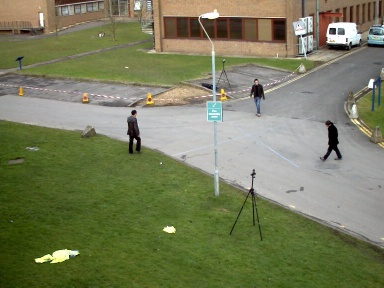
#> input picture imgs/0001.jpg, 384 x 288 px; its folder holds only this picture in this run
$ python task1.py
#> lines starting #> are read from the running program, lines starting #| are printed output that depends on the picture; after the words box and inside, x2 and y2 are one past the last pixel; in counts of white or black regions, pixels touching at a corner belong together
#> further down, img is the input picture: shape (288, 384, 3); mean B, G, R 92.7, 125.4, 120.7
import sys
import os
import numpy as np
import matplotlib.pyplot as plt
import cv2
from scipy.stats import multivariate_normal

'''
BG_pivot is the same shape as the input image but with single channel, all pixels have value 1.
'''

class MOG():
    def __init__(self,height=None, width=None, number_of_gaussians=None, background_thresh=None, lr=None):
#> called with height = 288, width = 384, number_of_gaussians = 3, background_thresh = 0.5, lr = 0.01
        self.number_of_gaussians = number_of_gaussians
        self.background_thresh = background_thresh
        self.dist_thresh = 20
        self.lr = lr
        self.height = height
        self.width = width
        self.mus = np.zeros((self.height,self.width, self.number_of_gaussians,3)) # assuming using color frames
        self.sigmaSQs = np.zeros((self.height, self.width, self.number_of_gaussians)) ## all color channels share the same sigma and covariance matrices are diagnalized
        self.omegas = np.zeros((self.height, self.width, self.number_of_gaussians))
        for i in range(self.height):
            for j in range(self.width):
                self.mus[i,j]=np.array([[122, 122, 122]]*self.number_of_gaussians) ##assuming a [0,255] color channel
                self.sigmaSQs[i,j]=[36.0] * self.number_of_gaussians
                self.omegas[i,j]=[1.0 / self.number_of_gaussians] * self.number_of_gaussians

    def updateParam(self, img, BG_pivot): #finish this function
        # Convert inputs to float for calculation
        frame = img.astype(np.float32)
        height, width, _ = frame.shape
#> height = 288; width = 384
        K = self.number_of_gaussians
        alpha = self.lr
        # learning rate

        # Calculate Squared Euclidean Distances
        # Broadcast frame (H,W,1,3) against means (H,W,K,3)
        diff = frame[:, :, np.newaxis, :] - self.mus
        dist_sq = np.sum(diff**2, axis=3) # Result shape: (H, W, K)

        # Check for Matches
        # Condition: distance < 2.5 * sigma => dist^2 < 6.25 * sigma^2
        matches = dist_sq < (6.25 * self.sigmaSQs)
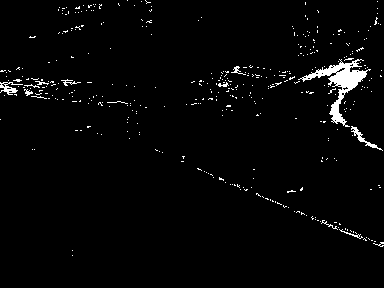
#> matches: shape (288, 384, 3) bool; 2.4% white; 389 white regions (376 under 20 px), largest, box (x1, y1, x2, y2) and area: (298, 59, 371, 127) 1162, (351, 126, 383, 151) 140, (0, 82, 23, 95) 123
        # Thresholding step. It creates a True/False map for the entire image

        # Find the index of the *first* matching Gaussian for each pixel
        # argmax returns the first True index. If all False, it returns 0 (handled by has_match)
        match_idx = np.argmax(matches, axis=2)
#> match_idx: shape (288, 384) int64; every value is 0
        # Tells which index was the match
        has_match = np.any(matches, axis=2)
        # It returns True if at least one Gaussian matched, and False only if none of them matched

        # Update Weights (Omegas)
        # Decay all weights: w = (1-alpha)*w
        self.omegas = (1 - alpha) * self.omegas
        # The algorithm operates on the assumption that
        # older evidence becomes less relevant as time passes
        # decreasing the weight of all models slightly

        # Increase weight for the matched Gaussian: w = w + alpha
        # Use advanced indexing to update only specific (y, x, k) locations
        y_grid, x_grid = np.indices((height, width))
        # Two 2D arrays that act as a coordinate map for the entire image
        self.omegas[y_grid[has_match], x_grid[has_match], match_idx[has_match]] += alpha

        # Update Means and Variances for Matched Gaussians
        # We assume rho approx alpha for simplicity and speed

        # Get indices of matches
        match_y = y_grid[has_match]
#> match_y = 2656 values from 0 to 255
        match_x = x_grid[has_match]
#> match_x = 2656 values, max 383 at index 2636, min 0 at index 539, mean 262.6
        match_k = match_idx[has_match]
#> match_k = 2656 values from 0 to 0

        # Update Means: mu = (1-alpha)mu + alpha*pixel
        self.mus[match_y, match_x, match_k] = (1 - alpha) * self.mus[match_y, match_x, match_k] + alpha * frame[has_match]

        # Update Sigmas: sigma^2 = (1-alpha)sigma^2 + alpha*dist^2
        self.sigmaSQs[match_y, match_x, match_k] = (1 - alpha) * self.sigmaSQs[match_y, match_x, match_k] + alpha * dist_sq[match_y, match_x, match_k]

        # Handle Unmatched Pixels (Replace lowest priority Gaussian)
        no_match = ~has_match
        # We replace the last Gaussian (index -1) assuming the list will be sorted later
        self.mus[no_match, -1] = frame[no_match]
        self.sigmaSQs[no_match, -1] = 36.0 # High initial variance
        self.omegas[no_match, -1] = alpha  # Low initial weight

        # Normalize Weights
        weight_sum = np.sum(self.omegas, axis=2, keepdims=True)
        self.omegas /= weight_sum

        # Sort Gaussians by Fitness (weight / sigma)
        fitness = self.omegas / np.sqrt(self.sigmaSQs)
        # Get indices that would sort the fitness array in descending order
        sorted_indices = np.argsort(fitness, axis=2)[:, :, ::-1]

        # Reorder parameters
        self.omegas = np.take_along_axis(self.omegas, sorted_indices, axis=2)
        self.sigmaSQs = np.take_along_axis(self.sigmaSQs, sorted_indices, axis=2)
        # Expand sorted_indices for mus (H,W,K,3)
        sorted_indices_exp = sorted_indices[:, :, :, np.newaxis]
        self.mus = np.take_along_axis(self.mus, sorted_indices_exp, axis=2)

        # Background Classification
        # Find which sorted Gaussians match the current pixel
        diff_sorted = frame[:, :, np.newaxis, :] - self.mus
        dist_sq_sorted = np.sum(diff_sorted**2, axis=3)
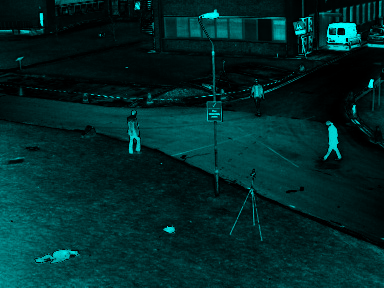
#> dist_sq_sorted: shape (288, 384, 3) float64; mean of channels 0, 1, 2 8609.3, 8609.3, 2.3; drawn with min black and max white
        matches_sorted = dist_sq_sorted < (6.25 * self.sigmaSQs)
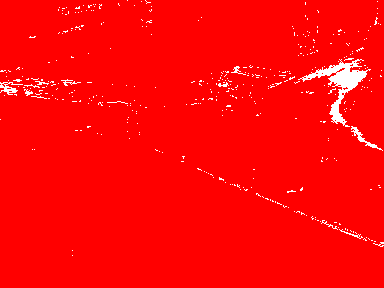
#> matches_sorted: shape (288, 384, 3) bool; mean of channels 0, 1, 2 0.024, 0.024, 1; drawn as B, G, R

        # Identify Background Models
        # B = argmin_b ( sum(weights[:b]) > T )
        cum_weights = np.cumsum(self.omegas, axis=2)
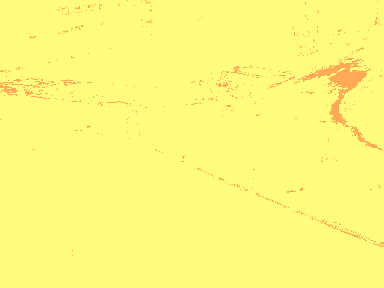
#> cum_weights: shape (288, 384, 3) float64; mean of channels 0, 1, 2 0.489, 0.978, 1; drawn as B, G, R
        # We include a Gaussian in BG if the *previous* cumulative sum was < Threshold
        prev_cum = np.concatenate([np.zeros((height, width, 1)), cum_weights[:,:,:-1]], axis=2)
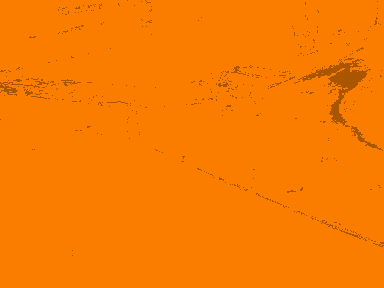
#> prev_cum: shape (288, 384, 3) float64; mean of channels 0, 1, 2 0, 0.489, 0.978; drawn as B, G, R
        is_bg_model = prev_cum < self.background_thresh
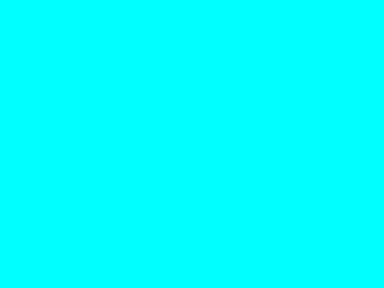
#> is_bg_model: shape (288, 384, 3) bool; mean of channels 0, 1, 2 1, 1, 0; drawn as B, G, R

        # A pixel is BG if it matches a Gaussian that is part of the BG model
        is_bg_pixel = np.any(matches_sorted & is_bg_model, axis=2)

        # Create Label Image
        # 0 for Background, 255 for Foreground
        label_img = np.where(is_bg_pixel, 0, 255).astype(np.uint8)

        return label_img

# Define mog variable outside to check existence
mog = None

for i in range(1, 3+1):#display first 3 labeled foreground images
    filename = 'imgs/{:04d}.jpg'.format(i)
    if not os.path.exists(filename):
        continue
    img = cv2.imread(filename)

    # We check if mog is None so we don't reset the model every frame (Adaptive learning)
    # Also fixes the TypeError by passing correct arguments
    if mog is None:
        mog=MOG(height=img.shape[0], width=img.shape[1], number_of_gaussians=3, background_thresh=0.5, lr=0.01) #finish this line of code

    label_img = mog.updateParam(img, np.ones(img.shape[:2]))
    cv2.imwrite('label{:04d}.jpg'.format(i), label_img)


    plt.subplot(1, 3, i)
    plt.imshow(label_img, cmap='gray')
    plt.title(f'Frame {i} Foreground')
    plt.axis('off') # Hides the default ticks and labels

    ax = plt.gca()
    rect = plt.Rectangle((0, 0), 1, 1, transform=ax.transAxes, linewidth=4, edgecolor='black', facecolor='none')
    ax.add_patch(rect)

plt.tight_layout()
plt.show()
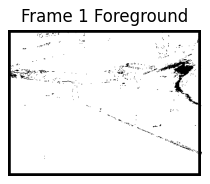
#> figure drawn by matplotlib, 1 panel
